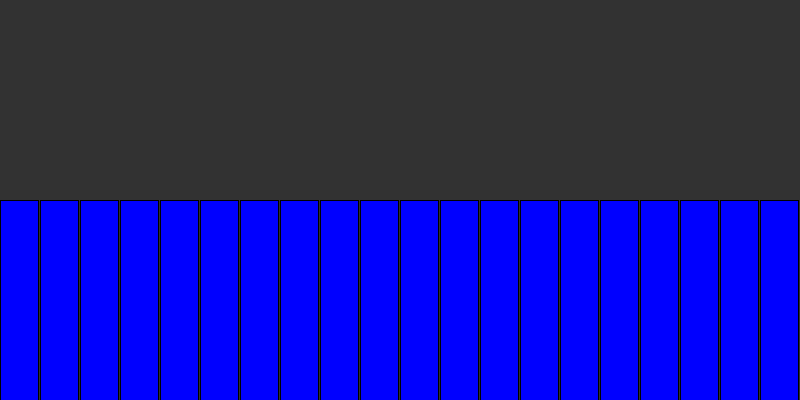
Frame 1 (no input)
Frame 60 (the mouse pressed at the canvas centre just before this capture): identical to frame 1, image omitted
Frame 120 (the mouse held since frame 60 and released just before this capture): identical to frame 1, image omitted

The Processing sketch that drew this single still picture (run headless with seeded random() and noise(); from frame 60 on, the mouse is pressed at the canvas centre):

// Processing sketch: ecualizador
// ── ecualizador.pde
int cantidad = 20;
int[] barras = new int[cantidad];

int anchoBarra;

void setup() {
  size(800, 400);

  anchoBarra = width / cantidad;

 
  for (int i = 0; i < cantidad; i++) {
    barras[i] = height / 2;
  }
}

void draw() {
  background(50);

  for (int i = 0; i < cantidad; i++) {

    int x = i * anchoBarra;
    int h = barras[i];

    fill(0,0, 255);
    rect(x, height - h, anchoBarra - 2, h);
  }

  if (mousePressed) {

    int indice = mouseX / anchoBarra;
    

    if (indice >= 0 && indice < cantidad) {

      int nuevaAltura = height - mouseY;

      nuevaAltura = constrain(nuevaAltura, 0, height);

      barras[indice] = nuevaAltura;
    }
  }
}
